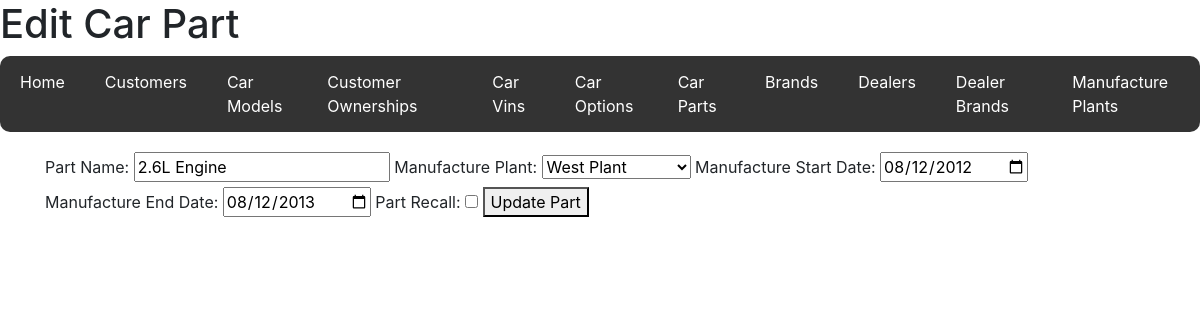
/car_part/1, run on the app's committed database.
### code/models.py (models this page shows)
class CarPart(db.Model):
    __tablename__ = "Car_Parts"
    part_id = db.Column(db.Integer, primary_key=True)
    part_name = db.Column(db.String(100))
    manufacture_plant_id = db.Column(
        db.Integer, db.ForeignKey("Manufacture_Plant.manufacture_plant_id")
    )
    manufacture_start_date = db.Column(db.Date)
    manufacture_end_date = db.Column(db.Date)
    part_recall = db.Column(db.Boolean)

class ManufacturePlant(db.Model):
    __tablename__ = "Manufacture_Plant"
    manufacture_plant_id = db.Column(db.Integer, primary_key=True)
    plant_name = db.Column(db.String(50))
    plant_type = db.Column(db.String(7))
    plant_location = db.Column(db.String(100))
    company_owned = db.Column(db.Boolean)
    car_vins = db.relationship("CarVin", back_populates="manufacture_plant")

### code/routes/carparts.py (the view, shortened to what this page needs)
@carparts_bp.route("/car_part/<int:part_id>", methods=["GET", "POST"])
def view_car_part(part_id):
    car_part = CarPart.query.get_or_404(part_id)
    manufacture_plants = ManufacturePlant.query.all()
    return render_template(
        "carpart_form.html", car_part=car_part, manufacture_plants=manufacture_plants
    )

### code/templates/carpart_form.html (shortened to what this page needs)
{% extends 'base.html' %}
{% block header %}
  <h1>{% if car_part %}Edit{% else %}New{% endif %} Car Part</h1>
{% endblock %}
{% block content %}
  <form action="" method="post">
    <label for="part_name">Part Name:</label>
    <input type="text" id="part_name" name="part_name" value="{{ car_part.part_name if car_part else '' }}" required>
    <label for="manufacture_plant_id">Manufacture Plant:</label>
    <select id="manufacture_plant_id" name="manufacture_plant_id" required>
      {% for plant in manufacture_plants %}
        <option value="{{ plant.manufacture_plant_id }}" {% if car_part and car_part.manufacture_plant_id == plant.manufacture_plant_id %}selected{% endif %}>
          {{ plant.plant_name }}
        </option>
      {% endfor %}
    </select>
    <label for="manufacture_start_date">Manufacture Start Date:</label>
    <input type="date" id="manufacture_start_date" name="manufacture_start_date" value="{{ car_part.manufacture_start_date if car_part else '' }}" required>
    <label for="manufacture_end_date">Manufacture End Date:</label>
    <input type="date" id="manufacture_end_date" name="manufacture_end_date" value="{{ car_part.manufacture_end_date if car_part else '' }}">
    <label for="part_recall">Part Recall:</label>
    <input type="checkbox" id="part_recall" name="part_recall" {% if car_part and car_part.part_recall %}checked{% endif %}>
    <button type="submit">{% if car_part %}Update{% else %}Add{% endif %} Part</button>
  </form>
{% endblock %}

### data on the page
CarPart: part_name "2.6L Engine", manufacture_plant_id "West Plant", manufacture_start_date "08/12/2012", manufacture_end_date "08/12/2013"
